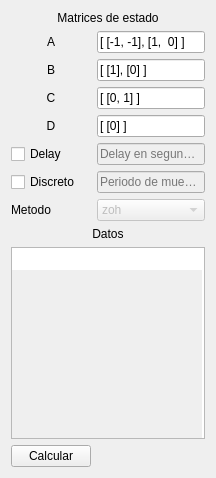
              <widget class="QWidget" name="ss">
               <layout class="QGridLayout" name="gridLayout_11">
                <item row="3" column="1">
                 <widget class="QLineEdit" name="ssCEdit1">
                  <property name="sizePolicy">
                   <sizepolicy hsizetype="Fixed" vsizetype="Fixed">
                    <horstretch>0</horstretch>
                    <verstretch>0</verstretch>
                   </sizepolicy>
                  </property>
                  <property name="text">
                   <string>[ [0, 1] ]</string>
                  </property>
                 </widget>
                </item>
                <item row="6" column="0">
                 <widget class="QCheckBox" name="ssdiscretocheckBox1">
                  <property name="text">
                   <string>Discreto</string>
                  </property>
                 </widget>
                </item>
                <item row="9" column="0" colspan="2">
                 <widget class="QPlainTextEdit" name="ssdatosTextEdit1">
                  <property name="sizePolicy">
                   <sizepolicy hsizetype="Ignored" vsizetype="Expanding">
                    <horstretch>0</horstretch>
                    <verstretch>0</verstretch>
                   </sizepolicy>
                  </property>
                  <property name="frameShape">
                   <enum>QFrame::StyledPanel</enum>
                  </property>
                  <property name="sizeAdjustPolicy">
                   <enum>QAbstractScrollArea::AdjustIgnored</enum>
                  </property>
                  <property name="readOnly">
                   <bool>true</bool>
                  </property>
                  <property name="plainText">
                   <string/>
                  </property>
                  <property name="backgroundVisible">
                   <bool>true</bool>
                  </property>
                 </widget>
                </item>
                <item row="0" column="0" colspan="2">
                 <widget class="QLabel" name="ssLabel1">
                  <property name="sizePolicy">
                   <sizepolicy hsizetype="Preferred" vsizetype="Fixed">
                    <horstretch>0</horstretch>
                    <verstretch>0</verstretch>
                   </sizepolicy>
                  </property>
                  <property name="layoutDirection">
                   <enum>Qt::LeftToRight</enum>
                  </property>
                  <property name="text">
                   <string>Matrices de estado</string>
                  </property>
                  <property name="alignment">
                   <set>Qt::AlignHCenter|Qt::AlignTop</set>
                  </property>
                  <property name="wordWrap">
                   <bool>false</bool>
                  </property>
                 </widget>
                </item>
                <item row="3" column="0">
                 <widget class="QLabel" name="ssCLabel1">
                  <property name="text">
                   <string>C</string>
                  </property>
                  <property name="alignment">
                   <set>Qt::AlignCenter</set>
                  </property>
                 </widget>
                </item>
                <item row="2" column="1">
                 <widget class="QLineEdit" name="ssBEdit1">
                  <property name="sizePolicy">
                   <sizepolicy hsizetype="Fixed" vsizetype="Fixed">
                    <horstretch>0</horstretch>
                    <verstretch>0</verstretch>
                   </sizepolicy>
                  </property>
                  <property name="text">
                   <string>[ [1], [0] ]</string>
                  </property>
                 </widget>
                </item>
                <item row="7" column="1">
                 <widget class="QComboBox" name="sscomboBox1">
                  <property name="enabled">
                   <bool>false</bool>
                  </property>
                  <property name="currentText">
                   <string notr="true">zoh</string>
                  </property>
                  <property name="currentIndex">
                   <number>0</number>
                  </property>
                  <property name="insertPolicy">
                   <enum>QComboBox::InsertAtCurrent</enum>
                  </property>
                  <property name="duplicatesEnabled">
                   <bool>false</bool>
                  </property>
                  <item>
                   <property name="text">
                    <string notr="true">zoh</string>
                   </property>
                  </item>
                  <item>
                   <property name="text">
                    <string>foh</string>
                   </property>
                  </item>
                  <item>
                   <property name="text">
                    <string>backward_diff</string>
                   </property>
                  </item>
                  <item>
                   <property name="text">
                    <string>euler</string>
                   </property>
                  </item>
                  <item>
                   <property name="text">
                    <string notr="true">tustin</string>
                   </property>
                  </item>
                  <item>
                   <property name="text">
                    <string notr="true">impulse</string>
                   </property>
                  </item>
                 </widget>
                </item>
                <item row="7" column="0">
                 <widget class="QLabel" name="ssMetodoLabel1">
                  <property name="text">
                   <string>Metodo</string>
                  </property>
                 </widget>
                </item>
                <item row="4" column="0">
                 <widget class="QLabel" name="ssDLabel1">
                  <property name="text">
                   <string>D</string>
                  </property>
                  <property name="alignment">
                   <set>Qt::AlignCenter</set>
                  </property>
                 </widget>
                </item>
                <item row="11" column="0">
                 <widget class="QPushButton" name="sscalcButton1">
                  <property name="sizePolicy">
                   <sizepolicy hsizetype="Fixed" vsizetype="Fixed">
                    <horstretch>0</horstretch>
                    <verstretch>0</verstretch>
                   </sizepolicy>
                  </property>
                  <property name="text">
                   <string>Calcular</string>
                  </property>
                 </widget>
                </item>
                <item row="6" column="1">
                 <widget class="QLineEdit" name="ssperiodoEdit1">
                  <property name="enabled">
                   <bool>false</bool>
                  </property>
                  <property name="sizePolicy">
                   <sizepolicy hsizetype="Fixed" vsizetype="Fixed">
                    <horstretch>0</horstretch>
                    <verstretch>0</verstretch>
                   </sizepolicy>
                  </property>
                  <property name="inputMask">
                   <string/>
                  </property>
                  <property name="text">
                   <string/>
                  </property>
                  <property name="placeholderText">
                   <string>Periodo de muestreo</string>
                  </property>
                 </widget>
                </item>
                <item row="1" column="1">
                 <widget class="QLineEdit" name="ssAEdit1">
                  <property name="sizePolicy">
                   <sizepolicy hsizetype="Fixed" vsizetype="Fixed">
                    <horstretch>0</horstretch>
                    <verstretch>0</verstretch>
                   </sizepolicy>
                  </property>
                  <property name="text">
                   <string>[ [-1, -1], [1,  0] ]</string>
                  </property>
                 </widget>
                </item>
                <item row="8" column="0" colspan="2">
                 <widget class="QLabel" name="ssdatosLabel1">
                  <property name="sizePolicy">
                   <sizepolicy hsizetype="Preferred" vsizetype="Fixed">
                    <horstretch>0</horstretch>
                    <verstretch>0</verstretch>
                   </sizepolicy>
                  </property>
                  <property name="layoutDirection">
                   <enum>Qt::LeftToRight</enum>
                  </property>
                  <property name="text">
                   <string>Datos</string>
                  </property>
                  <property name="scaledContents">
                   <bool>false</bool>
                  </property>
                  <property name="alignment">
                   <set>Qt::AlignHCenter|Qt::AlignTop</set>
                  </property>
                  <property name="wordWrap">
                   <bool>false</bool>
                  </property>
                 </widget>
                </item>
                <item row="1" column="0">
                 <widget class="QLabel" name="ssALabel1">
                  <property name="sizePolicy">
                   <sizepolicy hsizetype="Preferred" vsizetype="Fixed">
                    <horstretch>0</horstretch>
                    <verstretch>0</verstretch>
                   </sizepolicy>
                  </property>
                  <property name="text">
                   <string>A</string>
                  </property>
                  <property name="alignment">
                   <set>Qt::AlignCenter</set>
                  </property>
                 </widget>
                </item>
                <item row="4" column="1">
                 <widget class="QLineEdit" name="ssDEdit1">
                  <property name="sizePolicy">
                   <sizepolicy hsizetype="Fixed" vsizetype="Fixed">
                    <horstretch>0</horstretch>
                    <verstretch>0</verstretch>
                   </sizepolicy>
                  </property>
                  <property name="text">
                   <string>[ [0] ]</string>
                  </property>
                 </widget>
                </item>
                <item row="2" column="0">
                 <widget class="QLabel" name="ssBLabel1">
                  <property name="text">
                   <string>B</string>
                  </property>
                  <property name="alignment">
                   <set>Qt::AlignCenter</set>
                  </property>
                 </widget>
                </item>
                <item row="5" column="1">
                 <widget class="QLineEdit" name="ssdelayEdit1">
                  <property name="enabled">
                   <bool>false</bool>
                  </property>
                  <property name="placeholderText">
                   <string>Delay en segundos</string>
                  </property>
                 </widget>
                </item>
                <item row="5" column="0">
                 <widget class="QCheckBox" name="ssdelaycheckBox1">
                  <property name="text">
                   <string>Delay</string>
                  </property>
                 </widget>
                </item>
               </layout>
              </widget>
